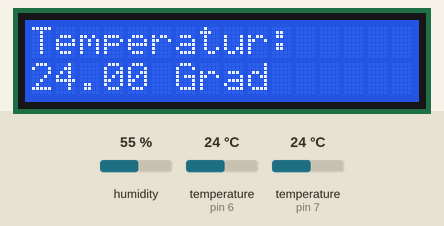
A sketch run on a simulated Arduino Uno, built with avr-gcc and run on an emulated ATmega328P. On the bench: 16×2 character LCD. The test bench sets the inputs (shaded band); at power-on: humidity 55 %, temperature (sensors on pin 6, pin 7) 24 °C.

Above: at 3.4 s.
3.5 s: humidity set to 22 %
At 8.5 s:
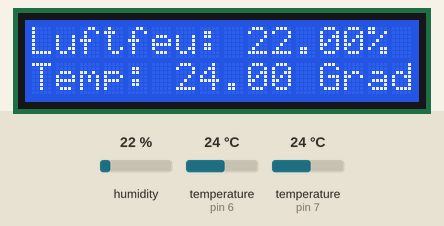
17.5 s: temperature (sensor on pin 6) set to 12 °C
At 22.0 s:
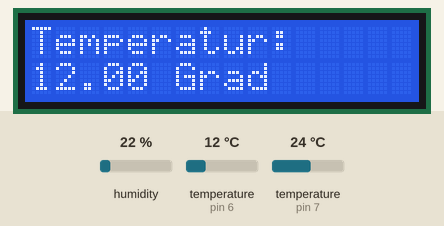
28.2 s: temperature (sensor on pin 7) set to 12 °C
At 36.5 s:
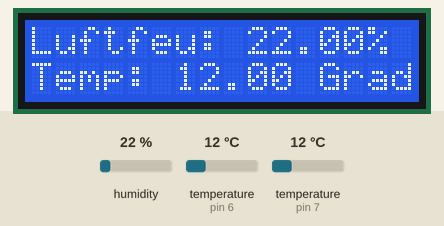
38.9 s: temperature (sensor on pin 6) set to 19 °C
At 41.0 s:
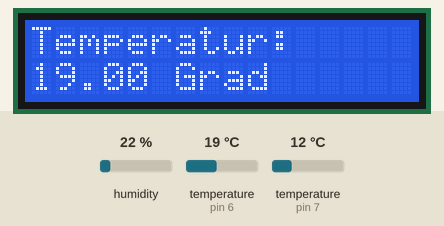
49.6 s: humidity set to 40 %
At 55.4 s:
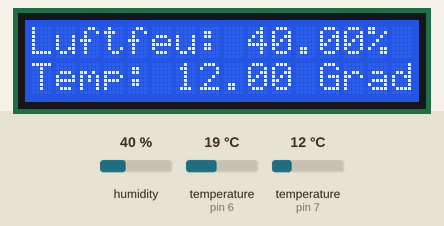
60.3 s: temperature (sensor on pin 6) set to 28 °C
At 68.9 s:
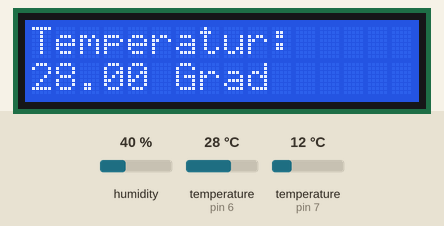
Timing chart, 0 to 70.4 s (numbered marks = the images above; inputs shaded):
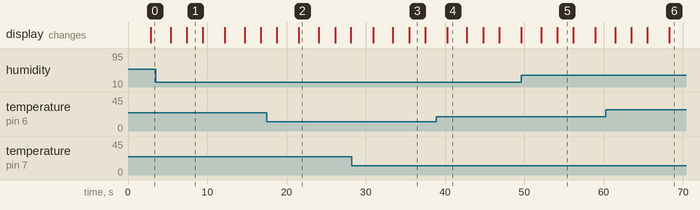

Measured:
- what the display in image 1 shows lasts 2.0 s, from 7.4 s to 9.4 s
- what the display in image 2 shows lasts 2.5 s, from 21.6 s to 24.1 s

The sketch:

Temperaturmessstation.ino
```cpp
//#define S_LM35
#define S_DS18B20
#define S_DHT11

// -------------------------------------------------------------------------------------------------------------------------

// ----------LCD----------
#include <Wire.h> // Wire Bibliothek einbinden
#include <LiquidCrystal_I2C.h> // Vorher hinzugefügte LiquidCrystal_I2C Bibliothek einbinden
LiquidCrystal_I2C lcd(0x27, 16, 2); //Hier wird festgelegt um was für einen Display es sich handelt. In diesem Fall eines mit 16 Zeichen in 2 Zeilen und der HEX-Adresse 0x27. Für ein vierzeiliges I2C-LCD verwendet man den Code "LiquidCrystal_I2C lcd(0x27, 20, 4)"


// ----------LM35----------
#ifdef S_LM35
  int LM35 = A0; //Der Sensor soll am analogen Pin A0 angeschlossen werden. Wir nennen den Pin ab jetzt "LM35"
  int sensorwert;
  int temperatur = 0; //Unter der Variablen "temperatur" wird später der Temperaturwert abgespeichert.
  int t=500; //Der Wert für „t“ gibt im Code die zeitlichen Abstände zwischen den einzelnen Messungen vor.
#endif

// ----------DS18B20----------
#ifdef S_DS18B20
  #include <OneWire.h>
  #include <DallasTemperature.h>
  #define ONE_WIRE_BUS 6   // Pin für DS18B20
  OneWire oneWire(ONE_WIRE_BUS);
  DallasTemperature sensors(&oneWire);
#endif

// ----------DHT11----------
#ifdef S_DHT11
  #include "DHT.h" //DHT Bibliothek laden
  #define DHTPIN 7 //Der Sensor wird an PIN 2 angeschlossen
  #define DHTTYPE DHT11    // Es handelt sich um den DHT11 Sensor
  DHT dht(DHTPIN, DHTTYPE); //Der Sensor wird ab jetzt mit „dth“ angesprochen
#endif

#define DELAY0  2000

// -------------------------------------------------------------------------------------------------------------------------

void SensorLM35(){
  #ifdef S_LM35
    sensorwert=analogRead(LM35); //Auslesen des Sensorwertes.
    temperatur= map(sensorwert, 0, 307, 0, 150); //Umwandeln des Sensorwertes mit Hilfe des "map" Befehls.
    lcd.setCursor(0, 0);//Hier wird die Position des ersten Zeichens festgelegt. In diesem Fall bedeutet (0,0) das erste Zeichen in der ersten Zeile.
    lcd.print("Temperatur: ");
    lcd.setCursor(0, 1); // In diesem Fall bedeutet (0,1) das erste Zeichen in der zweiten Zeile.
    lcd.print(temperatur);
    lcd.print(" Grad");
    delay(t); // Nach jeder Messung ist je eine kleine Pause mit der Dauer „t“ in Millisekunden.
  #endif
}

// -------------------------------------------------------------------------------------------------------------------------

void SensorDS18B20(){
  #ifdef S_DS18B20
    sensors.requestTemperatures();
    lcd.setCursor(0, 0);//Hier wird die Position des ersten Zeichens festgelegt. In diesem Fall bedeutet (0,0) das erste Zeichen in der ersten Zeile.
    lcd.print("Temperatur: ");
    lcd.setCursor(0, 1); // In diesem Fall bedeutet (0,1) das erste Zeichen in der zweiten Zeile.
    lcd.print(sensors.getTempCByIndex(0));
    lcd.print(" Grad");
    delay(500);
  #endif
}

// -------------------------------------------------------------------------------------------------------------------------

void SensorDHT(){
  #ifdef S_DHT11
    delay(2000); //Zwei Sekunden Vorlaufzeit bis zur Messung (der Sensor ist etwas träge)

    float Luftfeuchtigkeit = dht.readHumidity(); //die Luftfeuchtigkeit auslesen und unter „Luftfeutchtigkeit“ speichern
    float Temperatur = dht.readTemperature();//die Temperatur auslesen und unter „Temperatur“ speichern

    lcd.setCursor(0,0);
    lcd.print("Luftfeu: ");
    lcd.print(Luftfeuchtigkeit);
    lcd.print("%");

    lcd.setCursor(0,1);
    lcd.print("Temp: ");
    lcd.print(Temperatur);
    lcd.print(" Grad");
  #endif
}


void WechselLCD(){
  delay(DELAY0);
  lcd.clear();
}

// -------------------------------------------------------------------------------------------------------------------------

void setup() {
  lcd.init(); //Im Setup wird der LCD gestartet
  lcd.backlight(); //Hintergrundbeleuchtung einschalten (lcd.noBacklight(); schaltet die Beleuchtung aus).

  #ifdef S_DS18B20
    sensors.begin();
  #endif

  #ifdef S_DHT11
    dht.begin(); //DHT11 Sensor starten
  #endif
}

// -------------------------------------------------------------------------------------------------------------------------

void loop() {
  SensorLM35();
  WechselLCD();

  SensorDS18B20();
  WechselLCD();

  SensorDHT();
  WechselLCD();
}
```
